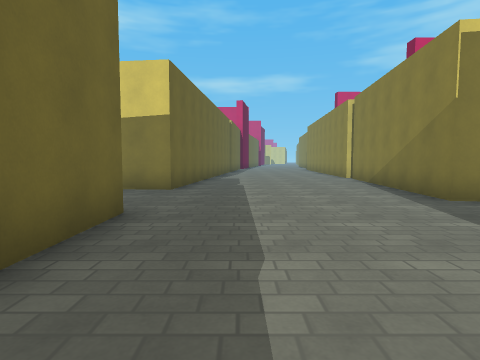
view 1 (above)

23 first-person views from a walk through a Godot game level. The camera is 1.4 m above the floor, tilts 4° down and sees 80° across. The floor is counted in squares, 2 m on a side. Each view is taken from the middle of a square. On the plan, view 1 faces up. The plan holds only what a view shows up to about 10 squares ahead; the rest is blank. The place goes on beyond the plan. Surface patterns are stand-ins for the level's own textures.

view 2
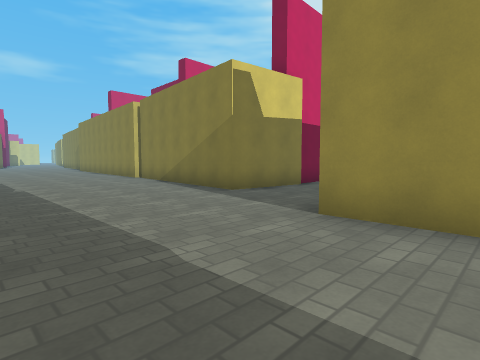

view 3
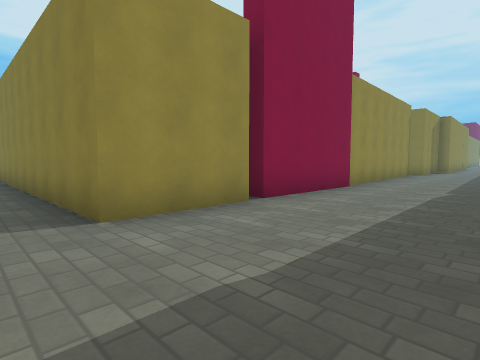

view 4
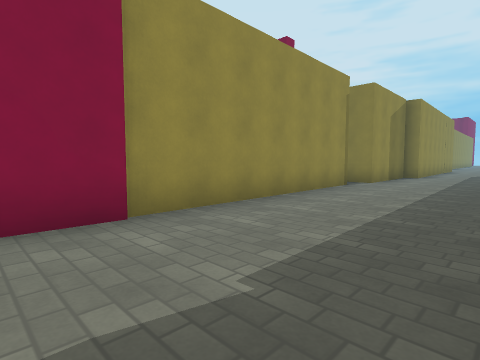

view 5
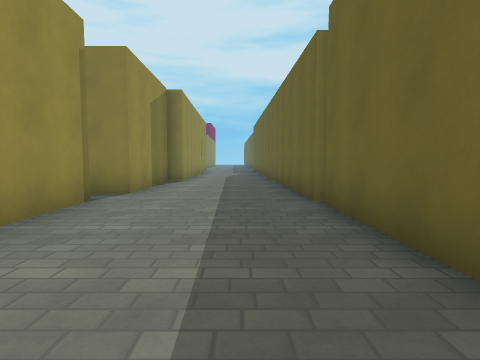

view 6
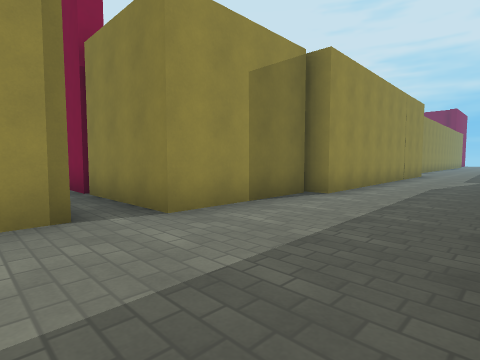

view 7
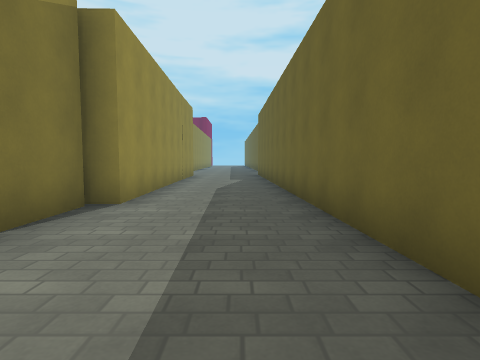

view 8
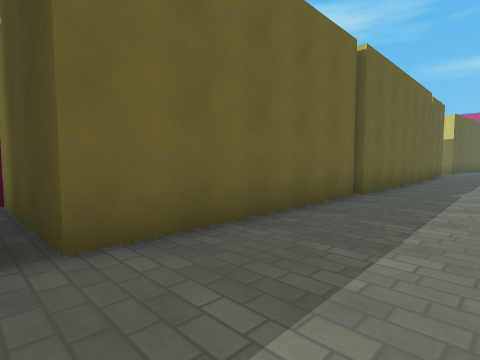

view 9
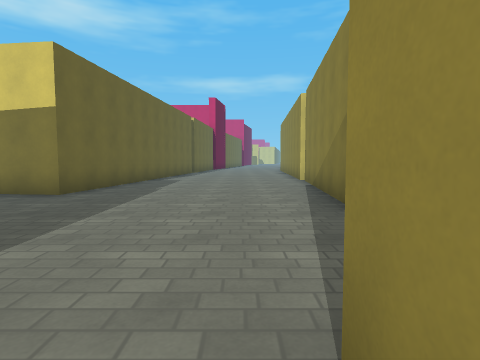

view 10
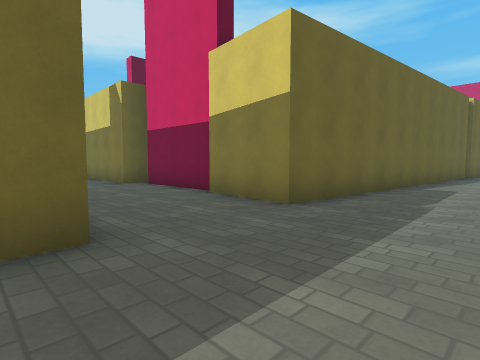

view 11
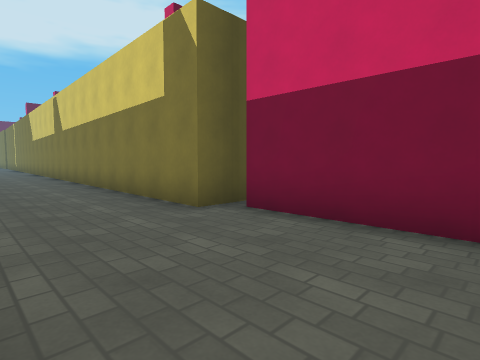

view 12
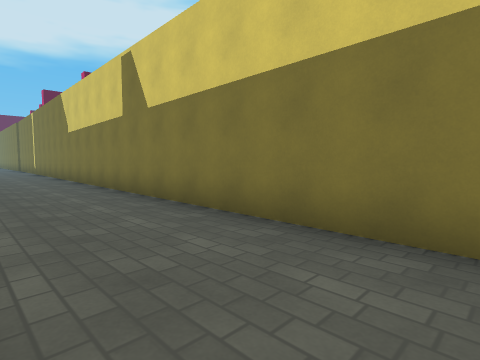

view 13
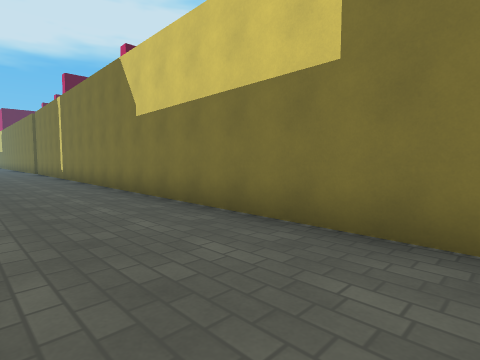

view 14
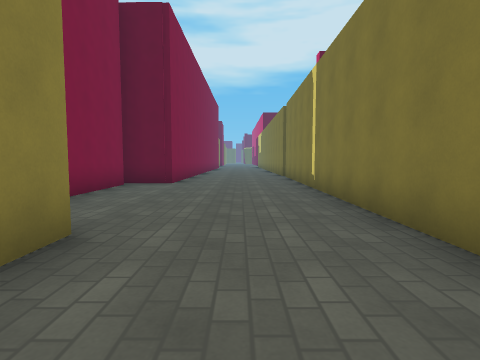

view 15
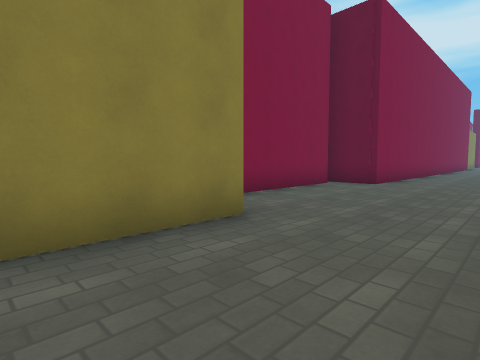

view 16
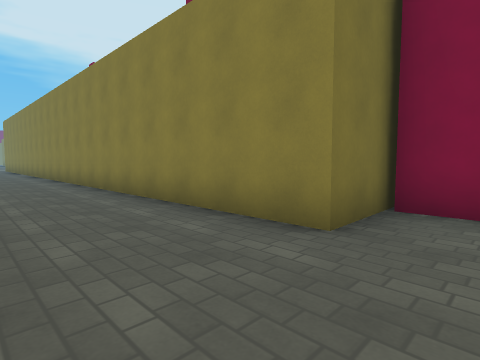

view 17
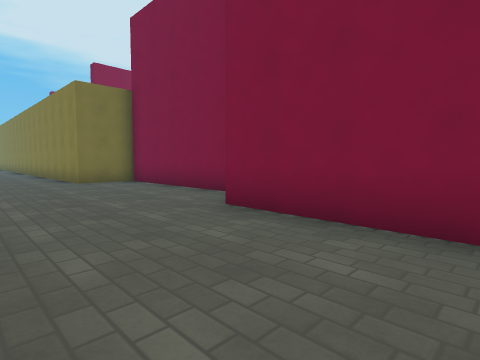

view 18
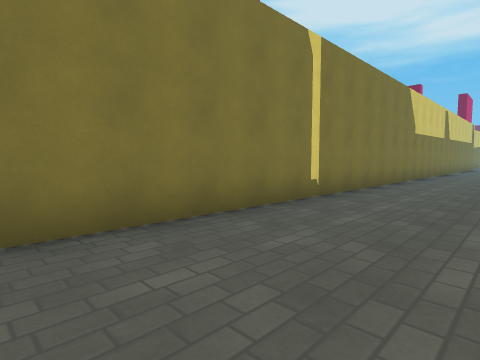

view 19
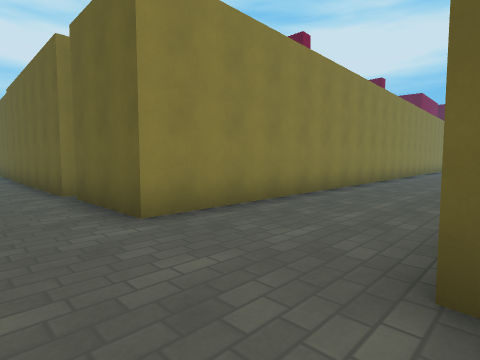

view 20
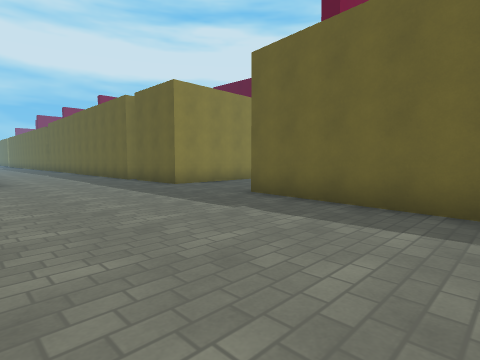

view 21
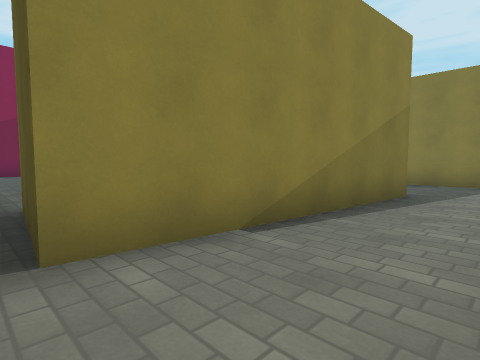

view 22
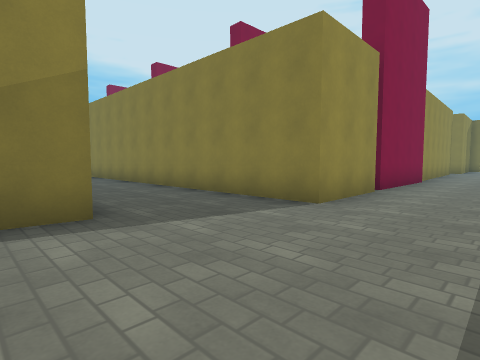

view 23
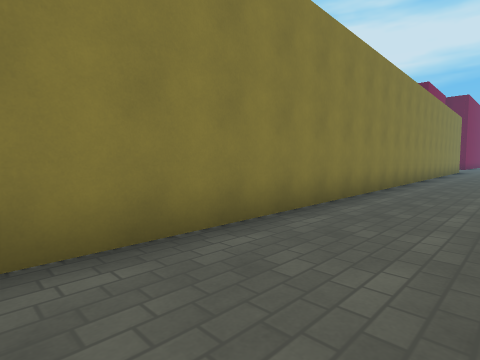

### Floor plan
Key: @ floor where view 1 was taken; # wall or solid block; . floor; B block; O other object.
Columns run from 32 left of view 1 to 7 right of it. Each row starts with its distance up from view 1.
 11                                B....BBB
 10                               B.....BBBB
  9                               B.....B
  8                          #    B.....B
  7 #############################BB.....B
  6 ....................................B
  5 ....................................BBB#
  4 .............................##.........
  3 ####......#####################.........
  2    #....###                   #....#####
  1    #######                    B....#
  0                               B.@..#
 -1                               B....#
 -2                               B....#
 -3                               B....#
 -4                               B....#
 -5                               B....B
 -6                               B....B
 -7                               B....B
 -8                               B....B
 -9                               B....B
-10                            #BBB....B
-11                            #B O....B
-12                                O...BBB##
-13                                O...B
-14                                O...B
-15                                O...B
-16                                O..B
-17                                O..B
-18                                O..B
-19                                O..B
-20                                O..B

Positions as (right, up) in squares from view 1, and headings:
1: (0, 0), facing up
2: (-1, 0), facing up-right
3: (-1, 3), facing down-right
4: (-1, -3), facing down-right
5: (0, -6), facing down
6: (-1, -10), facing down-right
7: (0, -11), facing down
8: (1, -11), facing up-left
9: (2, 1), facing up
10: (1, 3), facing up-left
11: (-4, 4), facing up-left
12: (-10, 4), facing up-left
13: (-15, 4), facing up-left
14: (-20, 5), facing left
15: (-20, 6), facing down-left
16: (-24, 6), facing down-right
17: (-32, 6), facing down-right
18: (-32, 4), facing up-right
19: (0, 7), facing down-left
20: (3, 11), facing down-left
21: (2, 11), facing down-right
22: (0, 6), facing down-right
23: (-3, 6), facing down-left
